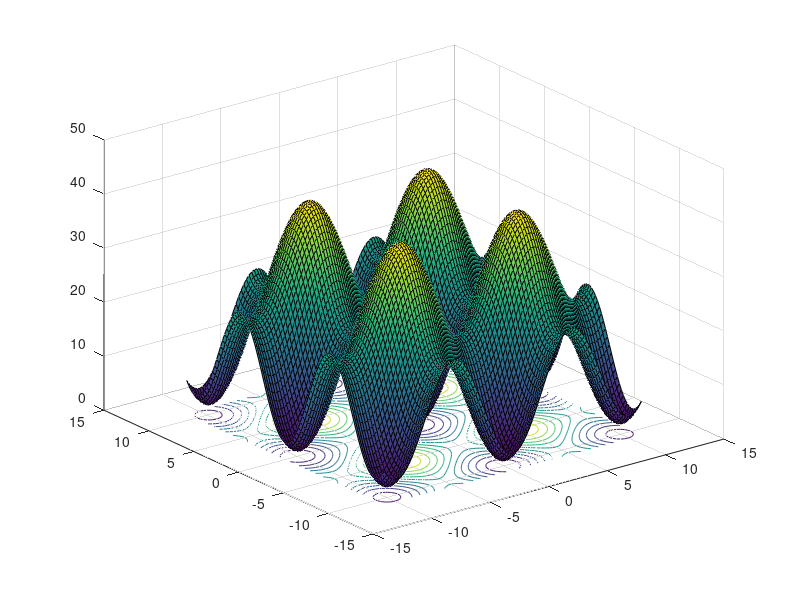

This figure's MATLAB source: (Note: this script raises an error after producing the figure.)
% --------ECE 580 Funwork 5 Aaron Slamovich--------
% --------problem 1---------

% parameters
order = 16

% plotting rastrigin's function
axis = linspace(-11,11,100);
x1 = (axis./10).^2 - 10 * cos((2*pi*axis)/10);
x2 = (axis./10).^2 - 10 * cos((2*pi*axis)/10);
M = 20 + x1 + x2';
surfc(axis,axis,M)

% calculate rastrigin
function r = rastrigin(coord)
   r = 20 + (coord(:,1)./10).^2 + (coord(:,2)./10).^2  - 10.*(cos((2*pi*coord(:,1))/10) + cos((2*pi*coord(:,2))/10));
end

% convert phenotype to genotype
order = 16; % order for each coordinate
function g = genotype(order, coord)
   coord = coord - 8.5;
   coord = coord ./ 2;
   coord = coord * (2.^order - 1);
   coord = round(coord);
   coord1 = dec2bin(coord(:,1));
   coord2 = dec2bin(coord(:,2));
   g = cat(2, coord1, coord2); % will truncate to make as short as possible
end

% convert genotype to phenotype
function p = phenotype(order, genotype)
   p(1) = bin2dec(genotype(1:16));
   p(2) = bin2dec(genotype(17:32));
   p = p./(2.^order - 1);
   p = p .* 2;
   p = p + 8.5;
end

% create selection of chromosomes
function pool = select(phenotype)

    %calculating qualities
    pop_size = size(phenotype,1);
    quality = ones(pop_size, 1);
    quality = quality./rastrigin(phenotype);
    quality_sum = sum(quality);
    quality = quality ./ quality_sum; % normalizing distribution

    % selecting chromosomes
    hist_edges = [0];
    for i = 1:pop_size
        hist_edges = [hist_edges, sum(quality(1:i))]; % defines bin boundaries
    end
    rand_nums = rand(pop_size, 1); % generates uniformly distributed numbers between 0 and 1
    selections = histcounts(rand_nums, hist_edges); % returns how many rand_nums fall within each bin
    pool = [];
    for i = 1:pop_size
        for j = 1:selections(i)
            pool = [pool ; phenotype(i,:)];
        end
    end
end

% perform crossover
function new_pool = crossover(order, pool)
    chromosome_length = 2 * order
    pool_size = size(pool,1)

    % randomly assign pairs
    r1 = randi([1,pool_size], 1, pool_size/2)
    r2 = randi([1,pool_size], 1, pool_size/2)

    new_pool = []
    for i = 1:pool_size/2
        cross_point = randi([1,2*order - 1], 1, 1)
        chromosome1 = [pool(r1(i),[1:cross_point]), pool(r2(i),[cross_point:2*order])]
        chromosome2 = [pool(r2(i),[1:cross_point]), pool(r1(i),[cross_point:2*order])]
        new_pool = [new_pool; chromosome1; chromosome2]
    end
end

% perform mutation
function mutated_pool = mutate(order, pool, p_m)
    % generate a random number for each binary digit in the pool and if >
    % 0.99 then mutate
    rand_nums = rand(size(pool))
    for idx = 1:numel(rand_nums)
        if(rand_nums(idx) >= (1-p_m))
            if(pool(idx) == 1)
                pool(idx) = 0
            else 
                pool(idx) = 1
            end
        end
    end
    mutated_pool = pool
end

pheno = [9,10; 9.5,10.5; 8.5,9; 9,8.5; 10,10.5; 10.5,10; 8.5, 10.5; 10.5, 8.5]
pool = select(pheno)
geno = genotype(order, pool)
cross = crossover(order, geno)
mutated = mutate(order,cross,0.5)
